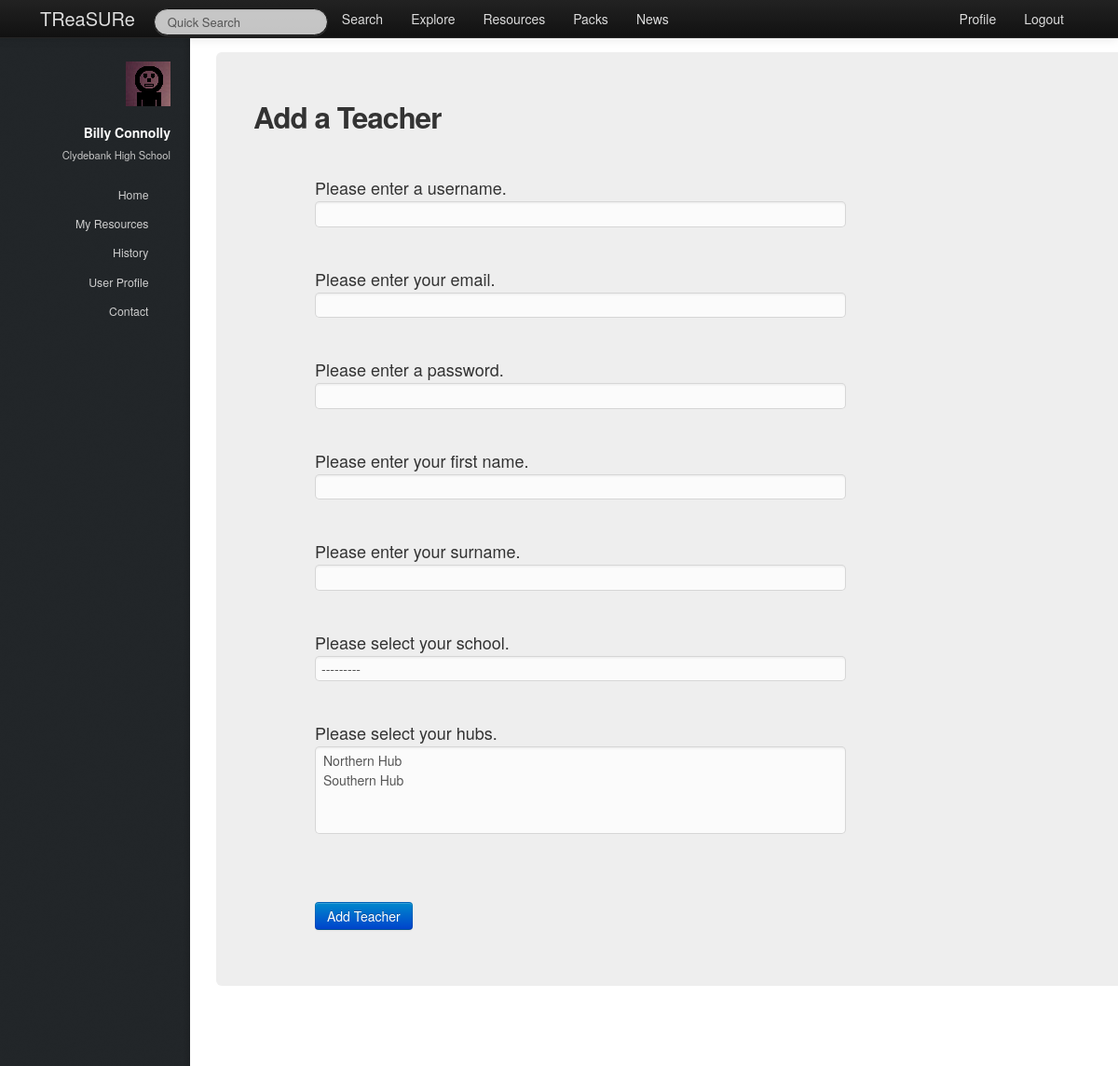
Page /treasure/register/ (signed in) on the committed database.
### treasure/models.py (models this page shows, shortened)
class Teacher(models.Model):
    user = models.OneToOneField(User)
    firstname = models.CharField(max_length=128)
    surname = models.CharField(max_length=128)
    school = models.ForeignKey(School, null=True)
    hubs = models.ManyToManyField(Hub, null=True)

class School(models.Model):
    name = models.CharField(max_length=128)
    town = models.CharField(max_length=128)
    address = models.TextField()
    latitude = models.FloatField()
    longitude = models.FloatField()
    def __unicode__(self):
        return self.name

### treasure/views.py (the view)
def register(request):
    context = RequestContext(request)
    registered = False
    if request.method == 'POST':
        user_form = UserForm(data=request.POST)
        teacher_form = TeacherForm(data=request.POST)
        if user_form.is_valid() and teacher_form.is_valid():
            user = user_form.save()
            user.set_password(user.password)
            user.save()
            teacher = teacher_form.save(commit=False)
            teacher.user = user
            teacher.save()
            hubs = teacher_form.cleaned_data['hubs']
            for hub in hubs:
                teacher.hubs.add(hub)
            teacher.save()
            registered = True
        else:
            print "ERROR", user_form.errors, teacher_form.errors
    else:
        user_form = UserForm()
        teacher_form = TeacherForm()
    context_dict = sidebar(request)
    context_dict['user_form'] = user_form
    context_dict['teacher_form'] = teacher_form
    context_dict['registered'] = registered
    return render_to_response('treasure/register.html', context_dict, context)

### treasure/forms.py
class UserForm(forms.ModelForm):
    username = forms.CharField(help_text="Please enter a username.")
    email = forms.CharField(help_text="Please enter your email.")
    password = forms.CharField(widget=forms.PasswordInput(), help_text="Please enter a password.")
    class Meta:
        model = User
        fields = ('username', 'email', 'password')
        exclude = []

class TeacherForm(forms.ModelForm):
    firstname = forms.CharField(max_length=128, help_text="Please enter your first name.")
    surname = forms.CharField(max_length=128, help_text="Please enter your surname.")
    school = forms.ModelChoiceField(queryset=School.objects.all().order_by('name'),
                                                required=False, help_text="Please select your school.")
    hubs = forms.ModelMultipleChoiceField(queryset=Hub.objects.all().order_by('name'),
                                                required=False, help_text="Please select your hubs.")
    class Meta:
        model = Teacher
        fields = ('firstname', 'surname', 'school', 'hubs')
        exclude = []

### treasure/models.py (called while the page is built)
    def __unicode__(self):
        return self.name

### treasure/views.py (called while the page is built)
def sidebar(request):
    context_dict = {}
    try:
        userid = request.user.id
        teacher = Teacher.objects.get(user = userid)
        context_dict['user_firstname'] = teacher.firstname
        context_dict['user_surname'] = teacher.surname
        context_dict['user_school'] = teacher.school
    except Teacher.DoesNotExist:
        context_dict['user_firstname'] = ""
        context_dict['user_surname'] = ""
        context_dict['school'] = ""
    return context_dict

### templates/treasure/register.html (shortened to what this page needs)
{% extends 'treasure/base.html' %}
{% load static %}
{% block body_block %}
<div class="hero-unit">
    <h2>Add a Teacher</h2>
    <br/>
    <div class="container">
        <form class="span6" id="register_teacher_form" method="post" action="/treasure/register/" enctype="multipart/form-data">
            {% if registered %}
                <p>Thank you for registering.</p>
                <p>Please <a href="/treasure/login/">Login</a></p>
            {% else %}
                {% for field in user_form.visible_fields %}
                    {{ field.help_text }}<br/>
                    {{ field }}<br/>
                {% endfor %}
                {% for field in teacher_form.visible_fields %}
                    {{ field.help_text }}<br/>
                    {{ field }}<br/>
                {% endfor %}
	        {% endif %}
            <br/>
            <button class="btn btn-primary" type="submit" name="submit">Add Teacher</button>
        </form>
    </div>
</div>
{% endblock %}

### templates/treasure/base.html (shortened to what this page needs)
<!DOCTYPE html>
{% load static %}
<html>
    <head>
		<link rel="stylesheet" href="http://cdn.datatables.net/1.10.2/css/jquery.dataTables.min.css"></style>
        <link href="{% static 'css/bootstrap-fluid-adj.css' %}" rel="stylesheet">
        <link href="{% static 'sidebar/css/main.css' %}" rel="stylesheet">
        <link href="{% static 'css/bootstrap.min.css' %}" rel="stylesheet" media="screen">
        <link rel="stylesheet" href="http://getbootstrap.com/examples/sticky-footer-navbar/sticky-footer-navbar.css">
        <link href="{% static 'css/bootstrap-responsive.css' %}" rel="stylesheet">
        <link href="{% static 'css/treasure.css' %}" rel="stylesheet">
    </head>
    <body>
        <div class="navbar navbar-inverse navbar-fixed-top">
           <div class="navbar-inner">
               <div class="container">
                   <a class="brand" href="/treasure/">TReaSURe</a>
                   <div class="nav-collapse collapse">
                       <ul class="nav pull-right">
                            {% if user.is_authenticated %}
                                <li><a href="/treasure/profile">Profile</a></li>
                            	<li><a href="/treasure/logout">Logout</a></li>
                            {% else %}
                            	<li><a href="/treasure/login">Login</a></li>
                            	<li><a href="/treasure/register">Register</a></li>
                            {% endif %}
                       </ul>
                       <ul class="nav">
                       {% if user.is_authenticated %}
                           <form class="navbar-search pull-left" action="">
						 		<input class="search-query span2" placeholder="Quick Search" type="text">
						   </form>
                           <li><a href="/treasure/search">Search</a></li>
                           <li><a href="/treasure/explore">Explore</a></li>
                           <li><a href="/treasure/resources">Resources</a></li>
                           <li><a href="/treasure/packs">Packs</a></li>
                       {% endif %}
                           <li><a href="/treasure/about">News</a></li>
                       </ul>
                   </div>
               </div>
           </div>
        </div>
        <div>
				<div id="header">
					<div class="top">
                       {% if user.is_authenticated %}
							<div id="logo">
								<span class="image avatar48"><img src="{% static 'images/avatar.jpg' %}" alt="user avatar" /></span>
								<h1 id="title">{{ user_firstname }} {{ user_surname }}</h1>
								<p>{{ user_school }}</p>
							</div>
	                   {% endif %}
                        <nav id="nav">
							<ul>
								{% if user.is_authenticated %}
									<li><a href="/treasure/" id="home-link" class="skel-layers-ignoreHref"><span>Home</span></a></li>
									<li><a href="/treasure/resources" class="skel-layers-ignoreHref"><span>My Resources</span></a></li>
									<li><a href="/treasure/about" class="skel-layers-ignoreHref"><span>History</span></a></li>
									<li><a href="/treasure/profile" class="skel-layers-ignoreHref"><span>User Profile</span></a></li>
									<li><a href="#contact" class="skel-layers-ignoreHref"><span>Contact</span></a></li>
								{% else %}
									<li><a href="/treasure/login"><span>Login</span></a></li>
									<li><a href="/treasure/register" class="skel-layers-ignoreHref"><span>Register</span></a></li>
								{% endif %}
							</ul>
						</nav>
					</div>
				</div>
			<div id="main">
				<section id="MainPage">
                    <div class="container">
                        {% block body_block%}{% endblock%}
                    </div>
                </section>
            </div>
        </div>
    </body>
</html>

### static/css/treasure.css (style rules this page uses)
a { text-decoration:underline; }
.brand { text-decoration:none; }
form input[type="text"], form input[type="email"], form input[type="password"], form select, form textarea { height: auto !important; }
.hero-unit { padding: 40px; }
.navbar-inverse .brand,.navbar-inverse .nav>li>a { color:#ddd; }
.navbar-inverse .brand { color:#ddd; }
#nav ul li a { color: rgba(207, 207, 207, 1); }
#logo p { color: rgba(198, 198, 198, 1); }

### rows in the picture
Teacher: firstname "Billy", surname "Connolly"
School: name "Clydebank High School"

### other values in the picture
{{ field.help_text }} "Please enter a username." "Please enter your email." "Please enter a password."
{{ field.help_text }} "Please enter your first name." "Please enter your surname." "Please select your school." "Please select your hubs."
